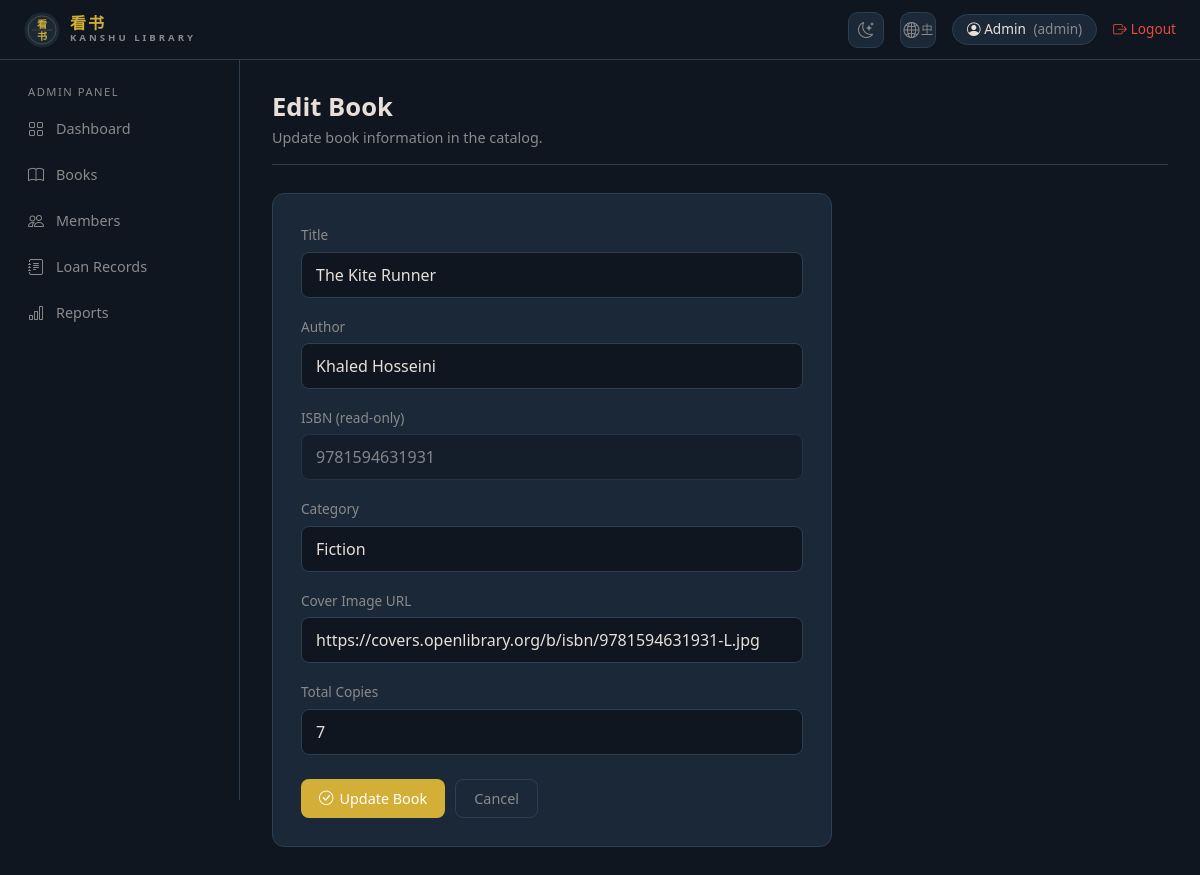
The page /admin/books/edit/1 (signed in) on the database its author committed.
### app/models.py (models this page shows)
class User(db.Model, UserMixin):
    __tablename__ = 'users'
    id = db.Column(db.Integer, primary_key=True)
    name = db.Column(db.String(100), nullable=False)
    email = db.Column(db.String(255), unique=True, nullable=False)
    password_hash = db.Column(db.String(255), nullable=False)
    role = db.Column(db.Enum('admin','librarian','member'), nullable=False, default='member')
    phone = db.Column(db.String(20))
    address = db.Column(db.String(255))
    is_approved = db.Column(db.Boolean, default=False)
    created_at = db.Column(db.DateTime, default=datetime.utcnow)
    loans = db.relationship('Loan', backref='member', lazy=True)

class Book(db.Model):
    __tablename__ = 'books'
    id = db.Column(db.Integer, primary_key=True)
    title = db.Column(db.String(200), nullable=False)
    author = db.Column(db.String(150), nullable=False)
    isbn = db.Column(db.String(13), unique=True, nullable=False)
    category = db.Column(db.String(100))
    cover_image = db.Column(db.String(255))
    description = db.Column(db.Text)
    total_copies = db.Column(db.Integer, default=1)
    available_copies = db.Column(db.Integer, default=1)
    rating = db.Column(db.Numeric(3, 1), default=4.0)
    created_at = db.Column(db.DateTime, default=datetime.utcnow)
    loans = db.relationship('Loan', backref='book', lazy=True)

### app/routes/admin.py (the view, shortened to what this page needs)
@admin_bp.route('/books/edit/<int:book_id>', methods=['GET', 'POST'])
@login_required
@admin_required
def edit_book(book_id):
    book = Book.query.get_or_404(book_id)
    return render_template('admin/edit_book.html', book=book)

### app/models.py (called while the page is built)
@login_manager.user_loader
def load_user(user_id):
    return User.query.get(int(user_id))

### app/routes/admin.py (called while the page is built)
def admin_required(f):
    @wraps(f)
    def decorated(*args, **kwargs):
        if current_user.role != 'admin':
            flash('Access denied.', 'danger')
            return redirect(url_for('main.index'))
        return f(*args, **kwargs)
    return decorated

### app/templates/admin/edit_book.html (shortened to what this page needs)
{% extends 'base.html' %}
{% block content %}
<div class="page-header">
    <h2>{{ _('Edit Book') }}</h2>
    <p>{{ _('Update book information in the catalog.') }}</p>
</div>
<div style="max-width:560px;">
    <div style="background:var(--bg-card); border:1px solid var(--border); border-radius:12px; padding:28px;">
        <form method="POST" class="dark-form">
            <div class="mb-3">
                <label class="form-label">{{ _('Title') }}</label>
                <input type="text" name="title" class="form-control" value="{{ book.title }}" required>
            </div>
            <div class="mb-3">
                <label class="form-label">{{ _('Author') }}</label>
                <input type="text" name="author" class="form-control" value="{{ book.author }}" required>
            </div>
            <div class="mb-3">
                <label class="form-label">{{ _('ISBN (read-only)') }}</label>
                <input type="text" class="form-control" value="{{ book.isbn }}" disabled
                       style="opacity:0.5; cursor:not-allowed;">
            </div>
            <div class="mb-3">
                <label class="form-label">{{ _('Category') }}</label>
                <select name="category" class="form-select">
                    <option {% if book.category == 'Fiction' %}selected{% endif %}>Fiction</option>
                </select>
            </div>
            <div class="mb-3">
                <label class="form-label">{{ _('Cover Image URL') }}</label>
                <input type="text" name="cover_image" class="form-control"
                       value="{{ book.cover_image or '' }}"
                       placeholder="https://covers.openlibrary.org/...">
            </div>
            <div class="mb-4">
                <label class="form-label">{{ _('Total Copies') }}</label>
                <input type="number" name="total_copies" class="form-control"
                       value="{{ book.total_copies }}" min="1" required>
            </div>
            <div style="display:flex; gap:10px;">
                <button type="submit" class="btn-accent">
                    <i class="bi bi-check-circle"></i> {{ _('Update Book') }}
                </button>
                <a href="{{ url_for('admin.books') }}" class="btn-ghost">{{ _('Cancel') }}</a>
            </div>
        </form>
    </div>
</div>
{% endblock %}

### app/templates/base.html (shortened to what this page needs)
<!DOCTYPE html>
<html lang="en">
<head>
    <link rel="stylesheet" href="https://cdn.jsdelivr.net/npm/bootstrap@5.3.0/dist/css/bootstrap.min.css">
    <link rel="stylesheet" href="https://cdn.jsdelivr.net/npm/bootstrap-icons@1.10.5/font/bootstrap-icons.css">
</head>
<body>
<nav class="top-navbar">
    <a href="{{ url_for('main.index') }}" class="brand">
        <svg class="brand-seal" viewBox="0 0 64 64" xmlns="http://www.w3.org/2000/svg">
            <text x="32" y="28" text-anchor="middle" fill="#d4af37" font-family="serif" font-weight="700" font-size="18">看</text>
            <text x="32" y="50" text-anchor="middle" fill="#d4af37" font-family="serif" font-weight="700" font-size="18">书</text>
        </svg>
        <div class="brand-text">
            <span class="brand-chinese">看书</span>
            <span class="brand-roman">Kanshu Library</span>
        </div>
    </a>
    <div class="nav-right">
        <button id="themeToggle" class="theme-btn" aria-label="Toggle theme">
            <i class="bi bi-moon-stars"></i>
        </button>
        <a href="{{ url_for('set_lang', code='zh' if request.cookies.get('lang') != 'zh' else 'en') }}" class="theme-btn" title="{{ _('Language') }}">
            <i class="bi bi-globe2"></i>
            <span style="font-size:0.7rem;margin-left:2px;">{{ 'EN' if request.cookies.get('lang') == 'zh' else '中' }}</span>
        </a>
        {% if current_user.is_authenticated %}
        <span class="user-badge">
            <i class="bi bi-person-circle"></i>
            {{ current_user.name }}
            <span style="color: var(--text-muted); margin-left:4px;">({{ current_user.role }})</span>
        </span>
        <a href="{{ url_for('auth.logout') }}" class="logout-btn">
            <i class="bi bi-box-arrow-right"></i> {{ _('Logout') }}
        </a>
        {% else %}
        <a href="{{ url_for('auth.login') }}" class="btn-ghost" style="padding:6px 14px;">{{ _('Login') }}</a>
        <a href="{{ url_for('auth.register') }}" class="btn-accent" style="padding:6px 14px;">{{ _('Register') }}</a>
        {% endif %}
    </div>
</nav>
{% if current_user.is_authenticated %}
<div class="sidebar">
    {% if current_user.role == 'admin' %}
    <div class="sidebar-section">
        <div class="sidebar-label">{{ _('Admin Panel') }}</div>
        <a href="{{ url_for('admin.dashboard') }}" class="sidebar-link">
            <i class="bi bi-grid"></i> {{ _('Dashboard') }}
        </a>
        <a href="{{ url_for('admin.books') }}" class="sidebar-link">
            <i class="bi bi-book"></i> {{ _('Books') }}
        </a>
        <a href="{{ url_for('admin.members') }}" class="sidebar-link">
            <i class="bi bi-people"></i> {{ _('Members') }}
        </a>
        <a href="{{ url_for('admin.loans') }}" class="sidebar-link">
            <i class="bi bi-journal-text"></i> {{ _('Loan Records') }}
        </a>
        <a href="{{ url_for('admin.reports') }}" class="sidebar-link">
            <i class="bi bi-bar-chart"></i> {{ _('Reports') }}
        </a>
    </div>
    {% endif %}
</div>
{% endif %}
<div class="main-content {% if not current_user.is_authenticated %}no-sidebar{% endif %}">
    {% block content %}{% endblock %}
</div>
</body>
</html>

### app/templates/base.html (style rules this page uses)
:root { --bg-main: #0f1620; --bg-sidebar: #0f1620; --bg-card: #1b2838; --bg-card-hover: #243348; --accent: #d4af37; --accent-green: #3aaf5c; --accent-red: #e74c3c; --accent-yellow: #e8b84b; --text-primary: #e8e0d8; --text-muted: #8a8a8a; --border: #2c3e50; --shadow: rgba(0,0,0,0.3); --btn-close-filter: invert(1); --accent-hover: #c49e30; }
* { box-sizing: border-box; }
body { background-color: var(--bg-main); color: var(--text-primary); font-family: 'Segoe UI', sans-serif; margin: 0; min-height: 100vh; }
.top-navbar { background: var(--bg-sidebar); border-bottom: 1px solid var(--border); height: 60px; display: flex; align-items: center; padding: 0 24px; position: fixed; top: 0; left: 0; right: 0; z-index: 1000; }
.top-navbar .brand { font-size: 1.2rem; font-weight: 700; color: var(--accent); text-decoration: none; display: flex; align-items: center; gap: 10px; }
.brand-seal { width: 36px; height: 36px; flex-shrink: 0; }
.brand-text { display: flex; flex-direction: column; line-height: 1; }
.brand-text .brand-chinese { font-size: 1rem; font-weight: 700; color: var(--accent); font-family: serif; letter-spacing: 2px; }
.brand-text .brand-roman { font-size: 0.6rem; letter-spacing: 3px; color: var(--text-muted); text-transform: uppercase; margin-top: 1px; }
.top-navbar .nav-right { margin-left: auto; display: flex; align-items: center; gap: 16px; }
.top-navbar .user-badge { background: var(--bg-card); border: 1px solid var(--border); border-radius: 20px; padding: 4px 14px; font-size: 0.85rem; color: var(--text-primary); }
.top-navbar .logout-btn { color: var(--accent-red); text-decoration: none; font-size: 0.85rem; display: flex; align-items: center; gap: 4px; }
.theme-btn { background: var(--bg-card); border: 1px solid var(--border); color: var(--text-muted); width: 36px; height: 36px; border-radius: 10px; display: flex; align-items: center; justify-content: center; cursor: pointer; font-size: 1rem; transition: all 0.2s; }
.sidebar { position: fixed; top: 60px; left: 0; width: 240px; height: calc(100vh - 60px); background: var(--bg-sidebar); border-right: 1px solid var(--border); padding: 24px 0; overflow-y: auto; z-index: 999; }
.sidebar-section { padding: 0 16px; margin-bottom: 8px; }
.sidebar-label { font-size: 0.7rem; text-transform: uppercase; letter-spacing: 1.5px; color: var(--text-muted); padding: 0 12px; margin-bottom: 6px; }
.sidebar-link { display: flex; align-items: center; gap: 10px; padding: 10px 12px; border-radius: 8px; color: var(--text-muted); text-decoration: none; font-size: 0.9rem; transition: all 0.2s; margin-bottom: 2px; }
.sidebar-link i { font-size: 1rem; width: 18px; }
.main-content { margin-left: 240px; margin-top: 60px; padding: 32px; min-height: calc(100vh - 60px); }
.page-header { margin-bottom: 28px; padding-bottom: 16px; border-bottom: 1px solid var(--border); }
.page-header h2 { font-size: 1.6rem; font-weight: 700; margin: 0; }
.page-header p { color: var(--text-muted); margin: 4px 0 0; font-size: 0.9rem; }
.btn-accent { background: var(--accent); color: white; border: none; padding: 8px 18px; border-radius: 8px; font-size: 0.9rem; cursor: pointer; text-decoration: none; display: inline-flex; align-items: center; gap: 6px; transition: all 0.2s; }
.btn-ghost { background: transparent; color: var(--text-muted); border: 1px solid var(--border); padding: 8px 18px; border-radius: 8px; font-size: 0.9rem; cursor: pointer; text-decoration: none; display: inline-flex; align-items: center; gap: 6px; transition: all 0.2s; }
.dark-form .form-control, .dark-form .form-select { background: var(--bg-main); border: 1px solid var(--border); color: var(--text-primary); border-radius: 8px; padding: 10px 14px; }
.dark-form .form-label { color: var(--text-muted); font-size: 0.85rem; margin-bottom: 6px; }

### rows shown on the page
User: name "Admin", role "admin"
Book: title "The Kite Runner", author "Khaled Hosseini", isbn "9781594631931", category "Fiction", cover_image "https://covers.openlibrary.org/b/isbn/9781594631931-L.jpg", total_copies "7"

### other values the page prints
{{ 'EN' if request.cookies.get('lang') == 'zh' else '中' }} "中"
